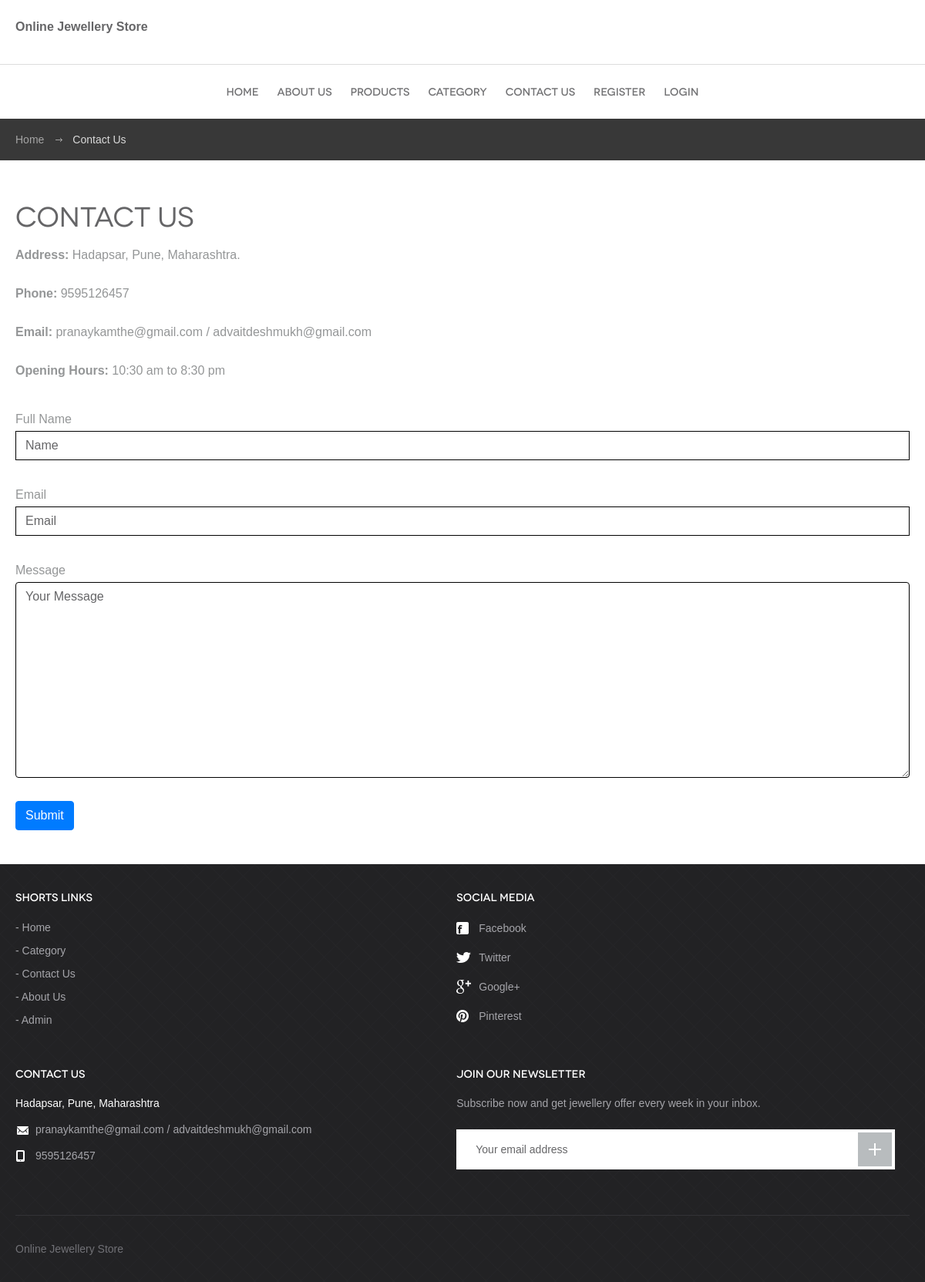
/SJOS/contact.php, run on the app's committed database.
### tables this page shows
CREATE TABLE `tblpage` (
  `ID` int(10) NOT NULL,
  `PageType` varchar(200) DEFAULT NULL,
  `PageTitle` mediumtext DEFAULT NULL,
  `PageDescription` mediumtext DEFAULT NULL,
  `Email` varchar(200) DEFAULT NULL,
  `MobileNumber` bigint(10) DEFAULT NULL,
  `UpdationDate` date DEFAULT NULL,
  `Timing` varchar(200) NOT NULL
);

### SJOS/contact.php (the view, shortened to what this page needs)
<?php
include('includes/config.php');
?>
<!DOCTYPE html>
 <html lang="en">
<head>
	<link rel="stylesheet" media="all" href="css/style.css">
</head>
<body>
<?php include_once('includes/header.php');?>
	<div id="breadcrumbs">
		<div class="container">
			<ul>
				<li><a href="dashboard.php">Home</a></li>
				<li>Contact Us</li>
			</ul>
		</div>
	</div>
	<div id="body">
		<div class="container">
			<div id="content" class="full">
				<?php
$ret=mysqli_query($con,"select * from tblpage where PageType='contactus' ");
while ($row=mysqli_fetch_array($ret)) {
?>
				<h1><?php  echo $row['PageTitle'];?></h1>
				<div class="entry">
					<p><strong>Address: </strong><?php  echo $row['PageDescription'];?>.</p>
					<p><strong>Phone: </strong><?php  echo $row['MobileNumber'];?></p>
					<p><strong>Email: </strong><?php  echo $row['Email'];?></p>
					<p><strong>Opening Hours: </strong><?php  echo $row['Timing'];?></p>
				<?php } ?>
					<div class="cart-table">
					 <form action="#" method="post">
                                   	      <label> Full Name</label>
                                          <input type="text" placeholder="Name" required="true" name="name" class="form-control">
                                            <br>
                                          	<label> Email</label>
                                          <input type="email" placeholder="Email" required="true" name="email" class="form-control">
                                           <br>
                                          	<label> Message</label>
                                          <textarea rows="10" placeholder="Your Message" required="true"name="message" class="form-control"></textarea>
                                          <br>
                                          <button class="btn btn-primary" type="submit" name="submit">Submit</button>
                                   </form>
                                   </div>
				</div>
			</div>
		</div>
	</div>
<?php include_once('includes/footer.php');?>
</body>
</html>

### SJOS/includes/footer.php (shortened to what this page needs)
<footer id="footer">
              <div class="container">
                     <div class="cols">
                            <div class="col">
                                   <h3>Shorts Links</h3>
                                   <ul>
                                          <li><a href="index.php">Home </a></li>
                                          <li><a href="category.php">Category</a></li>
                                          <li><a href="contact.php">Contact Us</a></li>
                                          <li><a href="about.php">About Us</a></li>
                                          <li><a href="admin/index.php">Admin </a></li>
                                   </ul>
                            </div>
                            <div class="col media">
                                   <h3>Social media</h3>
                                   <ul class="social">
                                          <li><a href="#"><span class="ico ico-fb"></span>Facebook</a></li>
                                          <li><a href="#"><span class="ico ico-tw"></span>Twitter</a></li>
                                          <li><a href="#"><span class="ico ico-gp"></span>Google+</a></li>
                                          <li><a href="#"><span class="ico ico-pi"></span>Pinterest</a></li>
                                   </ul>
                            </div>
                            <div class="col contact">
                                   <?php
$ret=mysqli_query($con,"select * from tblpage where PageType='contactus' ");
while ($row=mysqli_fetch_array($ret)) {
?>
                                   <h3><?php  echo $row['PageTitle'];?></h3>
                                   <p style="color: white"><?php  echo $row['PageDescription'];?></p>
                                   <p><span class="ico ico-em"></span><?php  echo $row['Email'];?></p>
                                   <p><span class="ico ico-ph"></span><?php  echo $row['MobileNumber'];?></p><?php } ?>
                            </div>
                            <div class="col newsletter">
                                   <h3>Join our newsletter</h3>
                                   <p>Subscribe now and get jewellery offer every week in your inbox.</p>
                                   <form action="#" method="post">
                                         <input type="email" name="email" placeholder="Your email address">
                                          <button type="submit" name="sub"></button>
                                   </form>
                            </div>
                     </div>
                     <p class="copy">Online Jewellery Store</p>
              </div>
       </footer>

### data on the page
tblpage: PageTitle "Contact Us", PageDescription "Hadapsar, Pune, Maharashtra", MobileNumber "9595126457", Email "pranaykamthe@gmail.com / advaitdeshmukh@gmail.com", Timing "10:30 am to 8:30 pm", PageTitle "CONTACT US"
